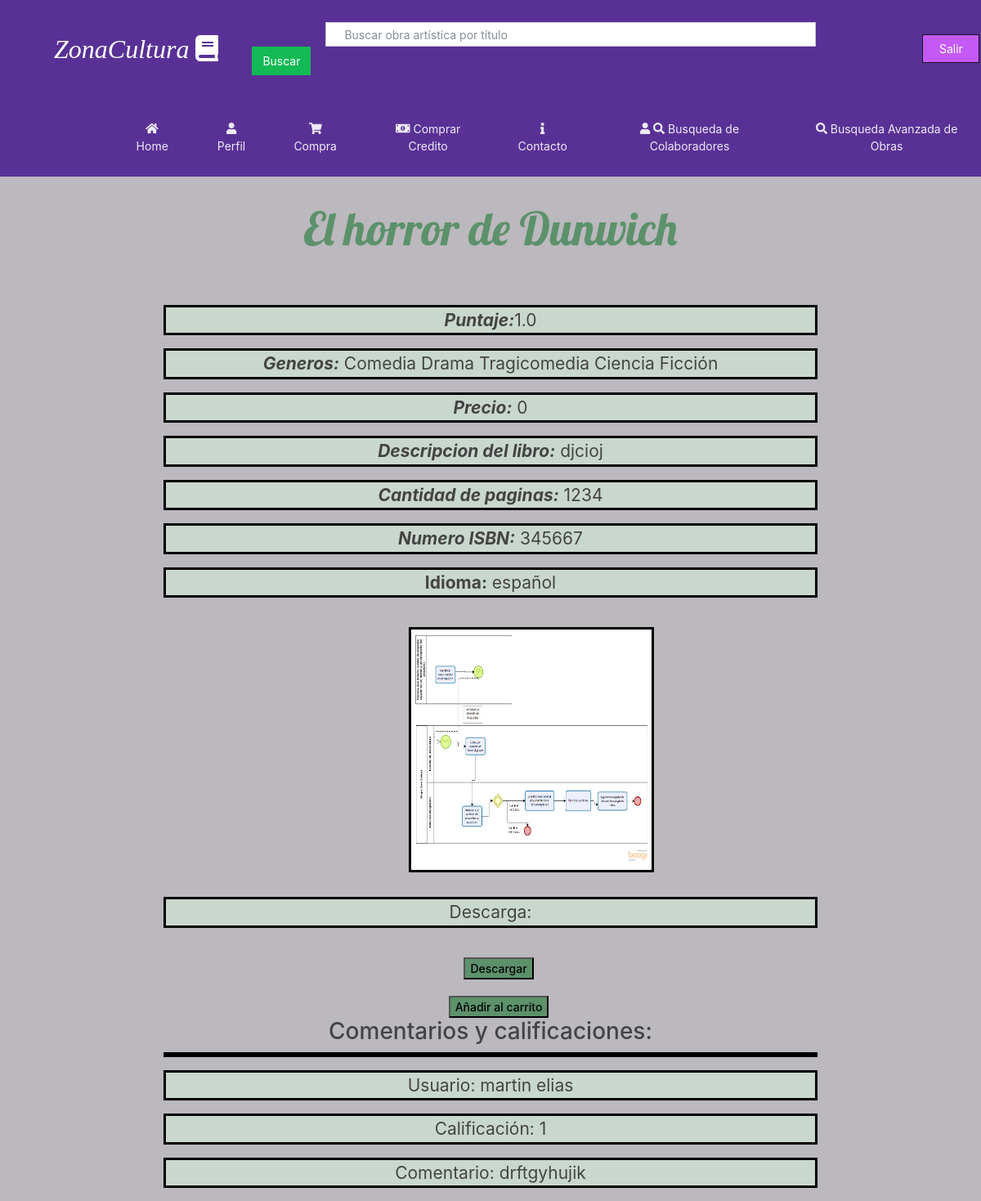
The page /Producto/ContenidoLiterario/18 (signed in) on the database its author committed.
### homePage/models.py (models this page shows, shortened)
class infoLibro(models.Model):
	user=models.ForeignKey(User,on_delete=models.SET_NULL, null=True)
	archivo=models.FileField(upload_to='contenido/books/', validators=[validate_file_extension],default='contenido/books/default.pdf')
	genero= models.ForeignKey(GeneroLiterario, on_delete=models.SET_NULL, null=True)
	Titulo= models.CharField(max_length=50)
	Descripcion=models.TextField(max_length=2000)
	ISBN= models.IntegerField()
	PrecioLibro= models.IntegerField(default=0,validators=[MinValueValidator(50)])
	CantidadPaginas=models.IntegerField()
	Idioma=models.CharField(max_length=15)
	imagen=models.ImageField(upload_to='images/books/covers/',default='images/books/covers/default.jpg', null=True,blank=True )

class ComentarioObraLiteraria(models.Model):
	libro = models.ForeignKey(infoLibro, on_delete=models.SET_NULL,null=True)
	califi=models.PositiveIntegerField(default=0, validators=[MaxValueValidator(5.0),MinValueValidator(0,0)])
	comentario=models.TextField(max_length=150,default="")
	usuarioComentador=models.ForeignKey (infousuario,on_delete=models.SET_NULL, null=True)

class infousuario(models.Model):
	cuantaCerrada=models.BooleanField(default=False)
	tieneCuentaActivada=models.BooleanField(default=True)
	balance= models.IntegerField(default=0,validators=[MinValueValidator(50)])
	user= models.OneToOneField (User,on_delete=models.CASCADE)
	descripcion=models.TextField(max_length=130, default="",blank=True, null=True)
	aficiones= models.ForeignKey(competencias,on_delete=models.CASCADE,null=True)
	es_CreadorDeContenido= models.BooleanField(default=False)
	profile_img=models.ImageField(upload_to='images/profile/',default='images/profile/perfilb.jpg',null=False,blank=False)
	es_Colaborador= models.BooleanField(default=False)
	numeroTelefono=models.PositiveIntegerField(blank=True, null=True, validators=[MinValueValidator(1000000),MaxValueValidator(9999999999)])
	def __str__(self):
		return'{}'.format(self.user.first_name + ' '+self.user.last_name)

### homePage/views.py (the view, shortened to what this page needs)
# urls.py: path('Producto/ContenidoLiterario/<int:primaryKey>', views.mostrarObraLiteraria),
@login_required(login_url='/')
def mostrarObraLiteraria(request,primaryKey):
	print(primaryKey)
	try:
		Libro=infoLibro.objects.get(pk=primaryKey)
		if(ArticulosComprados.objects.filter(usuario=infousuario.objects.get(user = request.user),libro=Libro).first() is not None):
			permitir=False
			print('lo tiene')
		else:
			permitir=True
			print('no lo tiene')
	except:
		raise Http404
	listaDeGeneros= Libro.genero
	print(listaDeGeneros)
	aux=''
	if listaDeGeneros.Comedia==True :
		print('Es de Comedia')
		aux=aux+'Comedia '
	if listaDeGeneros.Drama==True :
		aux=aux+'Drama '
	if listaDeGeneros.Tragicomedia==True :
		aux=aux+'Tragicomedia '
	if listaDeGeneros.Terror==True :
		aux=aux+'Terror '
	if listaDeGeneros.Ciencia_Ficción==True :
		aux=aux+'Ciencia Ficción '
	comentarios=ComentarioObraLiteraria.objects.filter(libro=Libro)
	hayComentarios=True
	promedioCalificacion=0
	if len(comentarios)== 0:
		hayComentarios=False
	else:
		for comentario in comentarios:
			promedioCalificacion=promedioCalificacion+comentario.califi
		promedioCalificacion=promedioCalificacion/len(comentarios)
	return render(request, 'mostrarContentidoLiterario.html',{'User':request.user,'Libro':Libro,'generos':aux, 'permitir':permitir, 'hayComentarios':hayComentarios, 'comentarios':comentarios, 'promedioCalificacion':promedioCalificacion})

### homePage/templates/mostrarContentidoLiterario.html (shortened to what this page needs)
{% extends 'plantillaGeneral.html' %}
{% block extrahead %}
<link rel="stylesheet" href="/static/css/diseño.css">
<link rel="stylesheet" href="/static/css/perfil.css">
{% endblock %}
{% block content %}
<h1 class="heading">{{Libro.Titulo}}</h1>
{%if hayComentarios%}
<p><em><b>Puntaje:</b></em>{{promedioCalificacion}}</p>
{%endif%}
<p><em><b>Generos:</b></em> {{generos}}</p>
<p><em><b>Precio:</b></em> {{Libro.PrecioLibro}}</p>
<p><em><b>Descripcion del libro:</b></em> {{Libro.Descripcion}}</p>
<p><em><b>Cantidad de paginas:</b></em> {{Libro.CantidadPaginas}}</p>
<p><em><b>Numero ISBN:</b></em> {{Libro.ISBN}}</p>
<p></em><b>Idioma:</b></em> {{Libro.Idioma}} </p>
	<center>
			<img class="center-block" src="{{Libro.imagen.url}}" width="300" height="300" id="imgl">
	{%if permitir == False%}
	<p> Descarga:</p>
	<form method="get">
	<input type="submit" value="Descargar" name="descarga"  id="Comprar2">
	</form>
	{% endif %}
		{% if User.pk == Libro.user.pk %}
			<button id="Comprar4"><a href="/Producto/ContenidoLiterario/Editar/{{Libro.pk}}">EDITAR</a></button>
		{% else %}
		<form method="get">
			<input type="submit" value="Añadir al carrito" name="carrito" id="Comprar2">
		</form>
		{% endif %}
	</center>
{%if hayComentarios%}
<h2 align="center">Comentarios y calificaciones: </h2>
{% for comentario in comentarios %}
<p></p>
<p>Usuario: {{comentario.usuarioComentador}}</p>
<p>Calificación: {{comentario.califi}}</p>
<p>Comentario: {{comentario.comentario}} <br/> {% endfor %}</p>
{%endif%}
{% endblock %}

### homePage/static/css/diseño.css (style rules this page uses)
.heading { text-align: center; margin-top: 30px; margin-bottom: 60px; position: relative; font-family: 'Lobster', cursive; color: #5C916B; font-size: 4em; }
#imgl { margin-left: 100px; }
p { text-align: center; margin-left: 200px; margin-right: 200px; border-color: black; border-style: solid; font-size: 1.5em; background-color: #CAD7CE; }

### homePage/static/css/perfil.css (style rules this page uses)
.heading { text-align: center; margin-top: 30px; margin-bottom: 60px; position: relative; font-family: 'Lobster', cursive; color: #5C916B; font-size: 4em; }
#Comprar2 { margin-left: 20px; margin-top: 20px; background-color: #5C916B; font-weight: 500; }
.center-block { margin-bottom: 30px; margin-top: 20px; border-style: solid; border-color: black; }

### homePage/static/css/paginahome.css (style rules this page uses)
body { background-color: #BBB8BE; }

### rows shown on the page
infoLibro: Titulo "El horror de Dunwich", PrecioLibro "0", Descripcion "djcioj", CantidadPaginas "1234", ISBN "345667", Idioma "español", imagen (picture)
ComentarioObraLiteraria: usuarioComentador "martin elias", califi "1", comentario "drftgyhujik"

### other values the page prints
{{ promedioCalificacion }} "1.0"
{{ generos }} "Comedia Drama Tragicomedia Ciencia Ficción"
